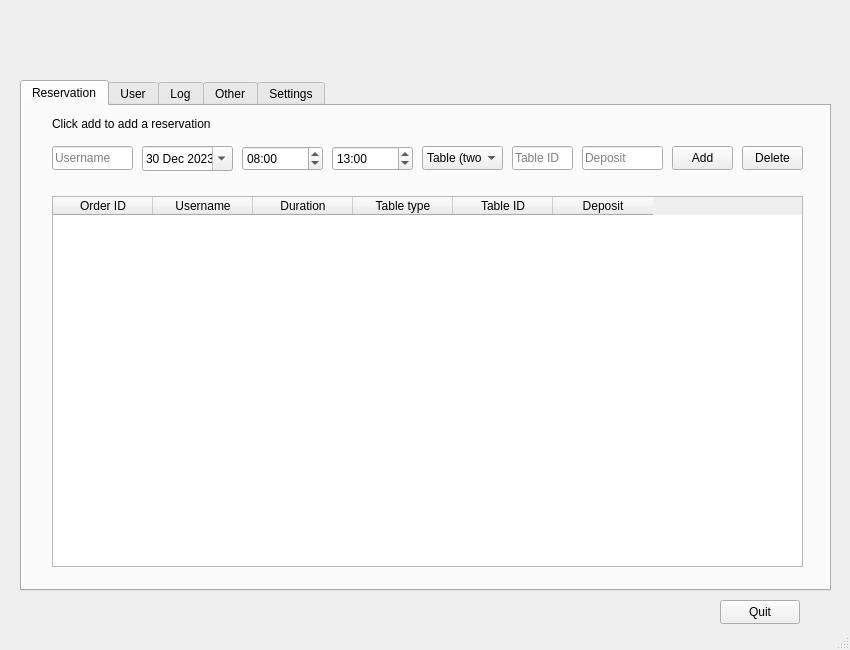
<?xml version="1.0" encoding="UTF-8"?>
<ui version="4.0">
 <class>MainWindowAdmin</class>
 <widget class="QMainWindow" name="MainWindowAdmin">
  <property name="geometry">
   <rect>
    <x>0</x>
    <y>0</y>
    <width>850</width>
    <height>650</height>
   </rect>
  </property>
  <property name="windowTitle">
   <string>MainWindow</string>
  </property>
  <widget class="QWidget" name="centralwidget">
   <widget class="QLabel" name="time_label">
    <property name="geometry">
     <rect>
      <x>630</x>
      <y>30</y>
      <width>171</width>
      <height>31</height>
     </rect>
    </property>
    <property name="font">
     <font>
      <pointsize>10</pointsize>
     </font>
    </property>
    <property name="text">
     <string/>
    </property>
   </widget>
   <widget class="QTabWidget" name="tabWidget">
    <property name="geometry">
     <rect>
      <x>20</x>
      <y>80</y>
      <width>811</width>
      <height>511</height>
     </rect>
    </property>
    <property name="currentIndex">
     <number>0</number>
    </property>
    <widget class="QWidget" name="reservation_tab">
     <attribute name="title">
      <string>Reservation</string>
     </attribute>
     <widget class="QLineEdit" name="depositEdit">
      <property name="geometry">
       <rect>
        <x>560</x>
        <y>40</y>
        <width>81</width>
        <height>24</height>
       </rect>
      </property>
      <property name="placeholderText">
       <string>Deposit</string>
      </property>
     </widget>
     <widget class="QTimeEdit" name="begin_timeEdit">
      <property name="geometry">
       <rect>
        <x>220</x>
        <y>40</y>
        <width>81</width>
        <height>25</height>
       </rect>
      </property>
      <property name="currentSection">
       <enum>QDateTimeEdit::HourSection</enum>
      </property>
      <property name="displayFormat">
       <string>hh:mm</string>
      </property>
      <property name="calendarPopup">
       <bool>false</bool>
      </property>
      <property name="time">
       <time>
        <hour>8</hour>
        <minute>0</minute>
        <second>0</second>
       </time>
      </property>
     </widget>
     <widget class="QTableWidget" name="reservation_table">
      <property name="geometry">
       <rect>
        <x>30</x>
        <y>90</y>
        <width>751</width>
        <height>371</height>
       </rect>
      </property>
      <column>
       <property name="text">
        <string>Order ID</string>
       </property>
      </column>
      <column>
       <property name="text">
        <string>Username</string>
       </property>
      </column>
      <column>
       <property name="text">
        <string>Duration</string>
       </property>
      </column>
      <column>
       <property name="text">
        <string>Table type</string>
       </property>
      </column>
      <column>
       <property name="text">
        <string>Table ID</string>
       </property>
      </column>
      <column>
       <property name="text">
        <string>Deposit</string>
       </property>
      </column>
     </widget>
     <widget class="QLineEdit" name="usernameEdit">
      <property name="geometry">
       <rect>
        <x>30</x>
        <y>40</y>
        <width>81</width>
        <height>24</height>
       </rect>
      </property>
      <property name="inputMask">
       <string/>
      </property>
      <property name="text">
       <string/>
      </property>
      <property name="placeholderText">
       <string>Username</string>
      </property>
     </widget>
     <widget class="QPushButton" name="addButton">
      <property name="geometry">
       <rect>
        <x>650</x>
        <y>40</y>
        <width>61</width>
        <height>24</height>
       </rect>
      </property>
      <property name="text">
       <string>Add</string>
      </property>
     </widget>
     <widget class="QDateEdit" name="dateEdit">
      <property name="geometry">
       <rect>
        <x>120</x>
        <y>40</y>
        <width>91</width>
        <height>25</height>
       </rect>
      </property>
      <property name="dateTime">
       <datetime>
        <hour>16</hour>
        <minute>0</minute>
        <second>0</second>
        <year>2023</year>
        <month>12</month>
        <day>30</day>
       </datetime>
      </property>
      <property name="calendarPopup">
       <bool>true</bool>
      </property>
     </widget>
     <widget class="QLineEdit" name="table_idEdit">
      <property name="geometry">
       <rect>
        <x>490</x>
        <y>40</y>
        <width>61</width>
        <height>24</height>
       </rect>
      </property>
      <property name="placeholderText">
       <string>Table ID</string>
      </property>
     </widget>
     <widget class="QPushButton" name="deleteButton">
      <property name="geometry">
       <rect>
        <x>720</x>
        <y>40</y>
        <width>61</width>
        <height>24</height>
       </rect>
      </property>
      <property name="text">
       <string>Delete</string>
      </property>
     </widget>
     <widget class="QComboBox" name="table_typeBox">
      <property name="geometry">
       <rect>
        <x>400</x>
        <y>40</y>
        <width>81</width>
        <height>24</height>
       </rect>
      </property>
      <item>
       <property name="text">
        <string>Table (two)</string>
       </property>
      </item>
      <item>
       <property name="text">
        <string>Table (four)</string>
       </property>
      </item>
      <item>
       <property name="text">
        <string>Box</string>
       </property>
      </item>
     </widget>
     <widget class="QTimeEdit" name="end_timeEdit">
      <property name="geometry">
       <rect>
        <x>310</x>
        <y>40</y>
        <width>81</width>
        <height>25</height>
       </rect>
      </property>
      <property name="displayFormat">
       <string>hh:mm</string>
      </property>
      <property name="calendarPopup">
       <bool>false</bool>
      </property>
      <property name="time">
       <time>
        <hour>13</hour>
        <minute>0</minute>
        <second>0</second>
       </time>
      </property>
     </widget>
     <widget class="QLabel" name="add_promptLabel">
      <property name="geometry">
       <rect>
        <x>30</x>
        <y>10</y>
        <width>181</width>
        <height>16</height>
       </rect>
      </property>
      <property name="text">
       <string>Click add to add a reservation</string>
      </property>
     </widget>
    </widget>
    <widget class="QWidget" name="user_tab">
     <attribute name="title">
      <string>User</string>
     </attribute>
     <widget class="QTableWidget" name="user_table">
      <property name="geometry">
       <rect>
        <x>30</x>
        <y>90</y>
        <width>751</width>
        <height>371</height>
       </rect>
      </property>
      <column>
       <property name="text">
        <string>ID</string>
       </property>
      </column>
      <column>
       <property name="text">
        <string>Username</string>
       </property>
      </column>
      <column>
       <property name="text">
        <string>Nickname</string>
       </property>
      </column>
      <column>
       <property name="text">
        <string>Phone Number</string>
       </property>
      </column>
      <column>
       <property name="text">
        <string>Password</string>
       </property>
      </column>
     </widget>
     <widget class="QPushButton" name="user_deleteButton">
      <property name="geometry">
       <rect>
        <x>650</x>
        <y>40</y>
        <width>131</width>
        <height>24</height>
       </rect>
      </property>
      <property name="text">
       <string>Delete</string>
      </property>
     </widget>
    </widget>
    <widget class="QWidget" name="tab_2">
     <attribute name="title">
      <string>Log</string>
     </attribute>
     <widget class="QTextBrowser" name="textBrowser">
      <property name="geometry">
       <rect>
        <x>30</x>
        <y>40</y>
        <width>751</width>
        <height>421</height>
       </rect>
      </property>
     </widget>
    </widget>
    <widget class="QWidget" name="tab">
     <attribute name="title">
      <string>Other</string>
     </attribute>
     <widget class="QPushButton" name="user_id_resetButton">
      <property name="geometry">
       <rect>
        <x>40</x>
        <y>130</y>
        <width>191</width>
        <height>41</height>
       </rect>
      </property>
      <property name="text">
       <string>Reset user ID</string>
      </property>
     </widget>
     <widget class="QPushButton" name="reservation_id_resetButton">
      <property name="geometry">
       <rect>
        <x>40</x>
        <y>68</y>
        <width>191</width>
        <height>41</height>
       </rect>
      </property>
      <property name="text">
       <string>Reset reservation ID</string>
      </property>
     </widget>
     <widget class="QPushButton" name="administrator_id_resetButton">
      <property name="geometry">
       <rect>
        <x>40</x>
        <y>190</y>
        <width>191</width>
        <height>41</height>
       </rect>
      </property>
      <property name="text">
       <string>Reset administrator ID</string>
      </property>
     </widget>
     <widget class="QPushButton" name="reservation_table_clearButton">
      <property name="geometry">
       <rect>
        <x>260</x>
        <y>70</y>
        <width>191</width>
        <height>41</height>
       </rect>
      </property>
      <property name="text">
       <string>Clear reservation Table</string>
      </property>
     </widget>
     <widget class="QPushButton" name="user_table_clearButton">
      <property name="geometry">
       <rect>
        <x>260</x>
        <y>130</y>
        <width>191</width>
        <height>41</height>
       </rect>
      </property>
      <property name="text">
       <string>Clear user Table</string>
      </property>
     </widget>
     <widget class="QPushButton" name="administrator_table_clearButton">
      <property name="geometry">
       <rect>
        <x>260</x>
        <y>190</y>
        <width>191</width>
        <height>41</height>
       </rect>
      </property>
      <property name="text">
       <string>Clear administrator Table</string>
      </property>
     </widget>
     <widget class="QLabel" name="label">
      <property name="geometry">
       <rect>
        <x>40</x>
        <y>20</y>
        <width>341</width>
        <height>31</height>
       </rect>
      </property>
      <property name="text">
       <string>There buttons are typically used for testing.</string>
      </property>
     </widget>
     <widget class="QPushButton" name="reservation_table_createButton">
      <property name="geometry">
       <rect>
        <x>480</x>
        <y>70</y>
        <width>191</width>
        <height>41</height>
       </rect>
      </property>
      <property name="text">
       <string>Clear reservation Table</string>
      </property>
     </widget>
     <widget class="QPushButton" name="administrator_table_createButton">
      <property name="geometry">
       <rect>
        <x>480</x>
        <y>190</y>
        <width>191</width>
        <height>41</height>
       </rect>
      </property>
      <property name="text">
       <string>Clear administrator Table</string>
      </property>
     </widget>
     <widget class="QPushButton" name="user_table_createButton">
      <property name="geometry">
       <rect>
        <x>480</x>
        <y>130</y>
        <width>191</width>
        <height>41</height>
       </rect>
      </property>
      <property name="text">
       <string>Clear user Table</string>
      </property>
     </widget>
    </widget>
    <widget class="QWidget" name="tab_3">
     <attribute name="title">
      <string>Settings</string>
     </attribute>
     <widget class="QLabel" name="label_2">
      <property name="geometry">
       <rect>
        <x>30</x>
        <y>30</y>
        <width>62</width>
        <height>20</height>
       </rect>
      </property>
      <property name="text">
       <string>Themes</string>
      </property>
     </widget>
     <widget class="QComboBox" name="theme_selectBox">
      <property name="geometry">
       <rect>
        <x>30</x>
        <y>60</y>
        <width>161</width>
        <height>28</height>
       </rect>
      </property>
      <item>
       <property name="text">
        <string>Default</string>
       </property>
      </item>
      <item>
       <property name="text">
        <string>BlackNBlue</string>
       </property>
      </item>
     </widget>
    </widget>
   </widget>
   <widget class="QLabel" name="up_label">
    <property name="geometry">
     <rect>
      <x>20</x>
      <y>30</y>
      <width>241</width>
      <height>31</height>
     </rect>
    </property>
    <property name="font">
     <font>
      <pointsize>10</pointsize>
     </font>
    </property>
    <property name="text">
     <string/>
    </property>
   </widget>
   <widget class="QPushButton" name="quitButton">
    <property name="geometry">
     <rect>
      <x>720</x>
      <y>600</y>
      <width>80</width>
      <height>24</height>
     </rect>
    </property>
    <property name="text">
     <string>Quit</string>
    </property>
   </widget>
  </widget>
  <widget class="QMenuBar" name="menubar">
   <property name="geometry">
    <rect>
     <x>0</x>
     <y>0</y>
     <width>850</width>
     <height>21</height>
    </rect>
   </property>
  </widget>
  <widget class="QStatusBar" name="statusbar"/>
 </widget>
 <resources/>
 <connections/>
</ui>
